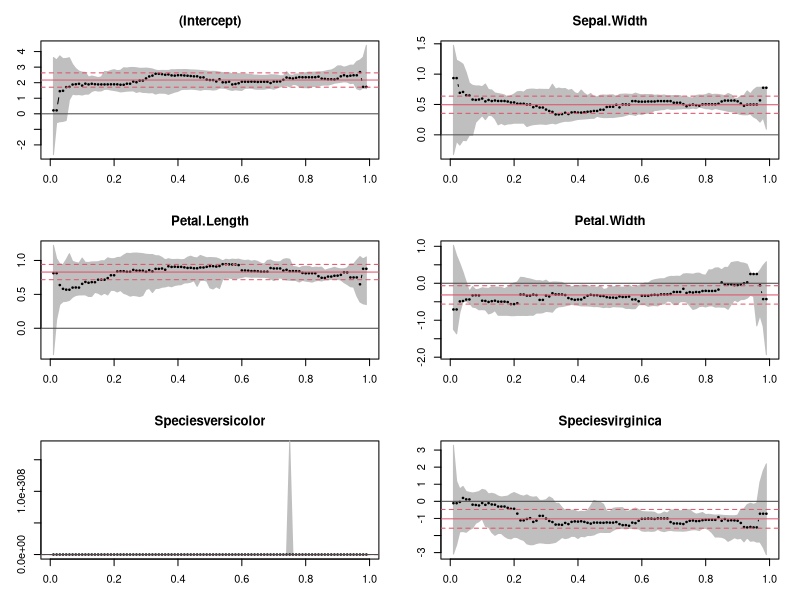

R code for this plot:
library(quantreg)

fit1 <- rq(Sepal.Length ~ Sepal.Width + Petal.Length + Petal.Width + Species, method="fn", data=iris, tau=seq(0.01, 0.99, by=0.01))
fit1$coefficients
plot(summary(fit1))

fit2 <- rq(Sepal.Length ~ Sepal.Width + Petal.Length + Petal.Width + Species, method="br", data=iris)
summary(fit2)$coef

# generate data
set.seed(123)
n <- 100
x1 <- runif(100)
x2 <- sample(0:2, n, replace=TRUE) |> factor(levels=c(0, 1, 2))
x3 <- sample(c(0, 1), n, replace=TRUE) |> factor(levels=c(0, 1))
# y <- ifelse(x3 == 1, 10 + 25*x1 + 14 + rnorm(n), 10 + 25*x1 + rnorm(n))
y <- dplyr::case_when(
  x2 == 1 & x3 == 1 ~ 10 + 25*x1 + 14 + 5 + rnorm(n),
  x2 == 1 & x3 == 0 ~ 10 + 25*x1 + 14 + rnorm(n),
  x2 == 2 & x3 == 1 ~ 10 + 25*x1 - 3 + 5 + rnorm(n),
  x2 == 2 & x3 == 0 ~ 10 + 25*x1 - 3 + rnorm(n),
  .default = 10 + 25*x1 + rnorm(n)
)

# # try writing vectorized case when statement?
# y_helper <- function(x1, x2, x3, n){
#   intercept_x1_error <- 10 + 25*x1 + rnorm(n)
#   if(x2 == 1 & x3 == 1) {y <- intercept_x1_error + 14 + 5}
#   else if(x2 == 1 & x3 == 0) {y <- intercept_x1_error + 14}
#   else if(x2 == 2 & x3 == 1) {y <- intercept_x1_error - 3 + 5}
#   else if(x2 == 2 & x3 == 0) {y <- intercept_x1_error - 3}
#   
#   return(y)
# }
# y_helper_vectorized <- Vectorize(y_helper, c("x2", "x3"), SIMPLIFY = FALSE)
# y_helper_vectorized(x1, x2, x3, n)
# ### doesnt really work -> open up a separate question
# # for now use y <- dplyr::case_when(...)

dat <- data.frame(y, x1, x2, x3)

# model
# fit <- rq(y ~ x1 + x2 + x3, method="fn", data=dat, tau=seq(0.05, 0.95, by=0.05))
# plot(summary(fit))

fit <- rq(y ~ x1 + x2 + x3, method="fn", data=dat, tau=0.5)
fit$coefficients
summary(fit)

rq(y ~ x1 + x2 + x3, method="br", data=dat)

#######
fit1 <- rq(y ~ x1 + x2 + x3, method="fn", data=dat)
fit2 <- rq(y ~ x1 + x2 + x3, method="br", data=dat)
fit1$coefficients
summary(fit1)
summary(fit1, se="nid")
summary(fit1, se="iid")
summary(fit1, se="ker")
fit2$coefficients
summary(fit2)


